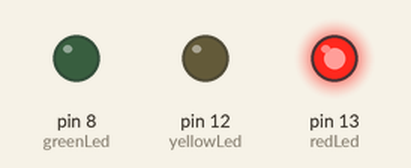
The sketch below on a simulated Arduino Uno, built with avr-gcc and run on an emulated ATmega328P. Shown: output pins drawn as LEDs (lit = HIGH).

Above: at 3.0 s.
At 9.0 s:
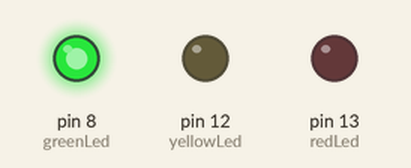
At 11.0 s:
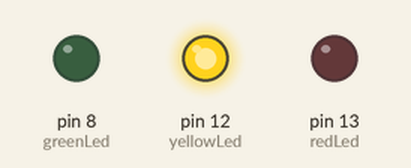
Timing chart, 0 to 15.6 s (numbered marks = the images above):
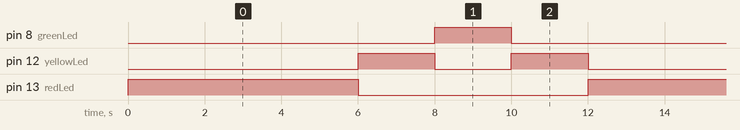

The sketch:

semaforo.ino
```cpp
int redLed = 13;
int yellowLed = 12;
int greenLed = 8;

unsigned long previousMillis = 0;
int ledState = 0;

void setup() {
    pinMode(redLed, OUTPUT);
    pinMode(yellowLed, OUTPUT);
    pinMode(greenLed, OUTPUT);
}

void loop() {
    unsigned long currentMillis = millis();

    switch (ledState) {
        case 0:
            if (currentMillis - previousMillis >= 6000) {
                previousMillis = currentMillis;
                digitalWrite(redLed, LOW);
                digitalWrite(yellowLed, HIGH);
                ledState = 1;
            } else {
                digitalWrite(redLed, HIGH);
            }
            break;

        case 1:
            if (currentMillis - previousMillis >= 2000) {
                previousMillis = currentMillis;
                digitalWrite(yellowLed, LOW);
                digitalWrite(greenLed, HIGH);
                ledState = 2;
            }
            break;

        case 2:
            if (currentMillis - previousMillis >= 2000) {
                previousMillis = currentMillis;
                digitalWrite(greenLed, LOW);
                digitalWrite(yellowLed, HIGH);
                ledState = 3;
            }
            break;

        case 3:
            if (currentMillis - previousMillis >= 2000) {
                previousMillis = currentMillis;
                digitalWrite(yellowLed, LOW);
                ledState = 0;
            }
            break;
    }
}
```

Measured:
- by itself, pin 8 (greenLed): alternates HIGH for 2.0 s and LOW for 10.0 s
- by itself, pin 12 (yellowLed): repeats every 12.0 s: LOW 2.0 s, HIGH 2.0 s, LOW 6.0 s, HIGH 2.0 s
- by itself, pin 13 (redLed): alternates HIGH for 6.0 s and LOW for 6.0 s
